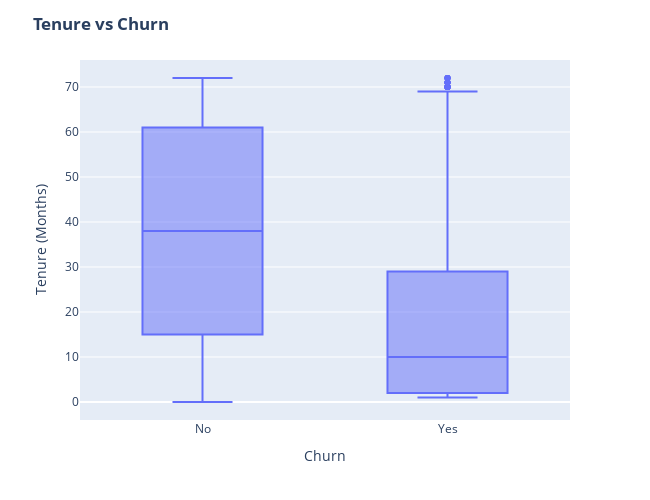

Here is the notebook cell this chart was saved with:
### Code cell
# Tenure vs Churn Box Plot 

fig = px.box(df, x='Churn', y = 'tenure')

fig.update_yaxes(title_text = 'Tenure (Months)', row = 1, col = 1)
fig.update_xaxes(title_text = 'Churn', row = 1, col = 1)

fig.update_layout(autosize=True, width = 650, height = 500, title_text ='<b>Tenure vs Churn</b>')
fig.show()

### Figure 1 — Plotly figure (JSON) as saved in the notebook; plotly's stock layout.template omitted (floating-point values rounded to 4 significant figures; data arrays with more than 128 entries replaced by an {"elided": "..."} marker saying what was removed)
{"data": [{"alignmentgroup": "True", "hovertemplate": "Churn=%{x}<br>tenure=%{y}<extra></extra>", "legendgroup": "", "marker": {"color": "#636efa"}, "name": "", "notched": false, "offsetgroup": "", "orientation": "v", "showlegend": false, "type": "box", "x": {"elided": "7043 str values"}, "x0": " ", "xaxis": "x", "y": {"elided": "7043 int values"}, "y0": " ", "yaxis": "y"}], "layout": {"autosize": true, "boxmode": "group", "height": 500, "legend": {"tracegroupgap": 0}, "margin": {"t": 60}, "title": {"text": "<b>Tenure vs Churn</b>"}, "width": 650, "xaxis": {"anchor": "y", "autorange": true, "domain": [0, 1], "range": [-0.5, 1.5], "title": {"text": "Churn"}, "type": "category"}, "yaxis": {"anchor": "x", "autorange": true, "domain": [0, 1], "range": [-4, 76], "title": {"text": "Tenure (Months)"}, "type": "linear"}}}
